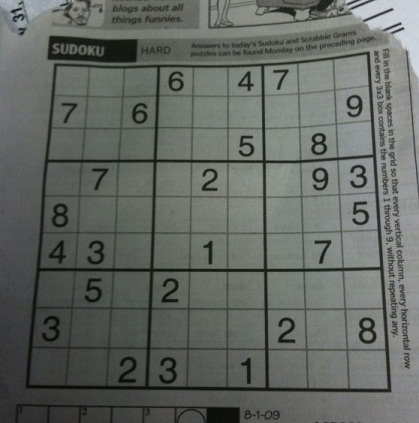
#> input picture 06-Geometric transformations and image features/images/sudoku.jpg, 419 x 423 px
$ jupyter execute 05-Perspective-Transformation.ipynb
#> lines starting #> are read from the running program, lines starting #| are printed output that depends on the picture
## 1- Importing Libraries

[cell 1]
import cv2
import numpy as np
import matplotlib.pyplot as plt

## 2- Example 1

[cell 2]
img = cv2.imread('images/sudoku.jpg')
#> img is the input picture: shape (423, 419, 3); mean B, G, R 98.9, 103.6, 99.4

pts1 = np.float32([[56,65],[368,52],[28,387],[389,390]])
pts2 = np.float32([[0,0],[300,0],[0,300],[300,300]])

M = cv2.getPerspectiveTransform(pts1,pts2)
dst = cv2.warpPerspective(img,M,(300,300))
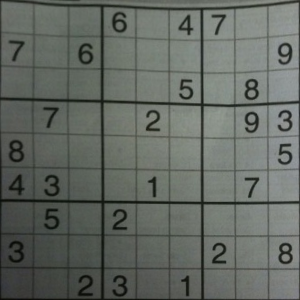
#> dst: shape (300, 300, 3); mean B, G, R 98.5, 104.6, 99.2

plt.figure(figsize=[10, 8])
plt.subplot(121),plt.imshow(img),plt.title('Input')
plt.subplot(122),plt.imshow(dst),plt.title('Output')
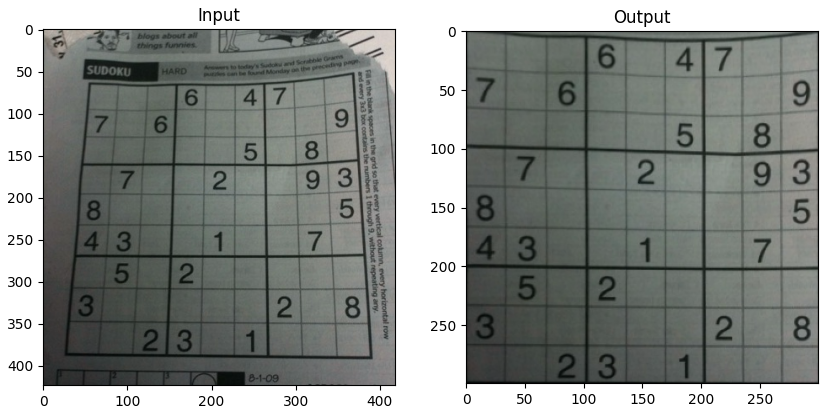
#> figure drawn by matplotlib, 2 panels; B, G, R data is drawn as R, G, B

## 3- Example 2

[cell 3]
image = cv2.imread('images/scan.jpg')
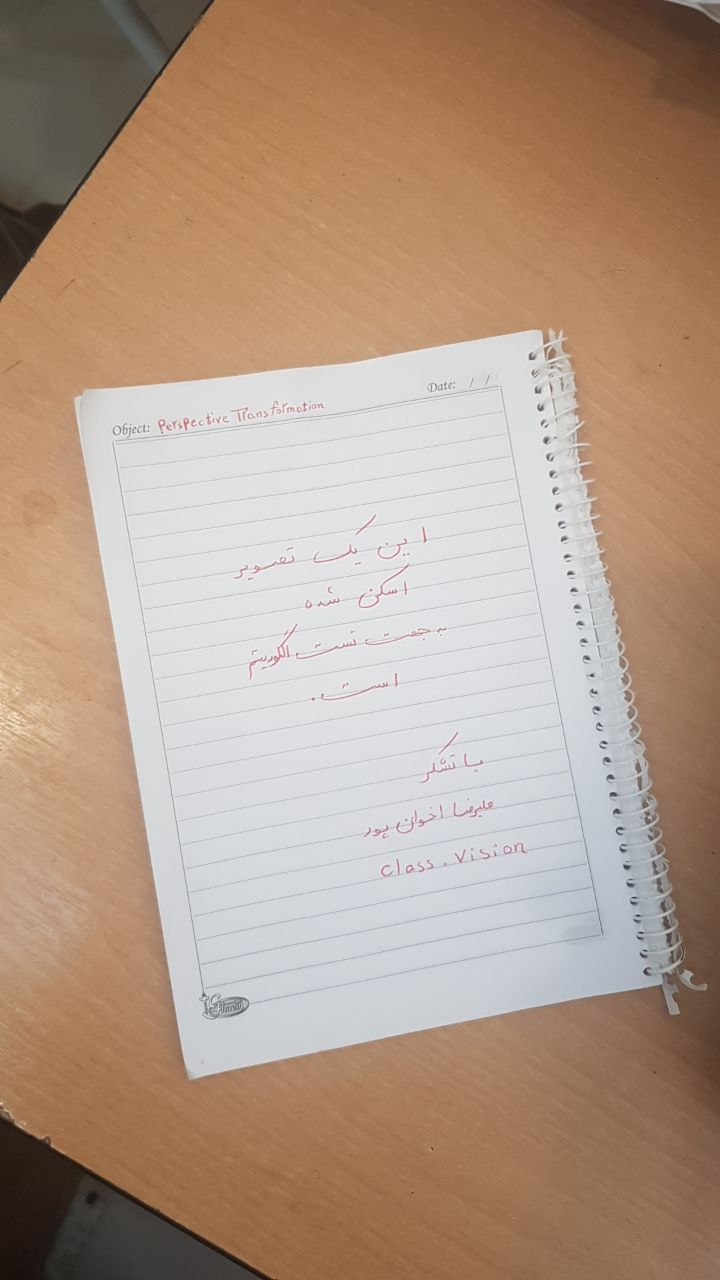
#> input picture 06-Geometric transformations and image features/images/scan.jpg, 720 x 1280 px
#> image is the input picture: shape (1280, 720, 3); mean B, G, R 136.1, 154.2, 178.4

# Cordinates of the 4 corners of the original image
points_A = np.float32([[74,396], [540,329], [187,1080], [664,982]])

# Cordinates of the 4 corners of the desired output
# We use a ratio of an A4 Paper 1 : 1.41
points_B = np.float32([[0,0], [420,0], [0,594], [420,594]])

# Use the two sets of four points to compute
# the Perspective Transformation matrix, M
M = cv2.getPerspectiveTransform(points_A, points_B)

warped = cv2.warpPerspective(image, M, (420,594))
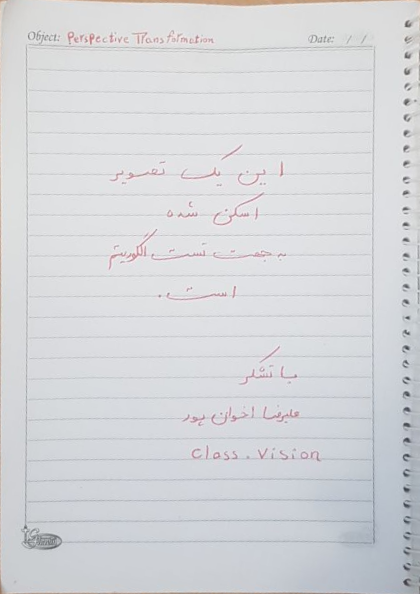
#> warped: shape (594, 420, 3); mean B, G, R 217.6, 214.3, 213.1

cv2.imshow("result",warped)
cv2.waitKey()
cv2.destroyAllWindows()

plt.figure(figsize=[10,15])
plt.subplot(121),plt.imshow(image[...,::-1]),plt.title('Input')
plt.subplot(122),plt.imshow(warped[...,::-1]),plt.title('Output')
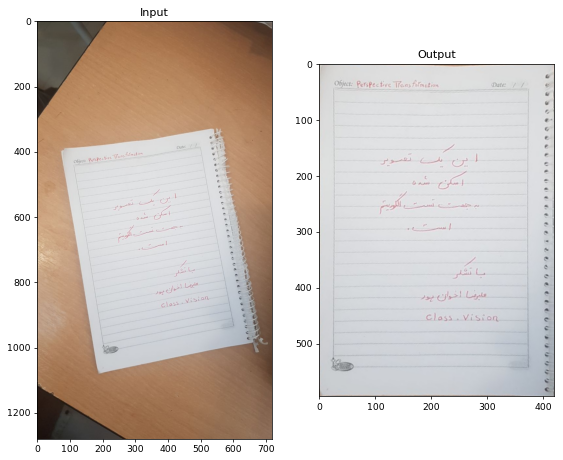
#> figure drawn by matplotlib, 2 panels
